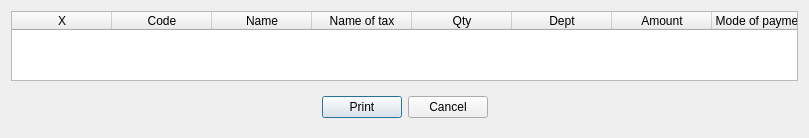
<?xml version="1.0" encoding="UTF-8"?>
<ui version="4.0">
 <class>DlgSinglePrintTax</class>
 <widget class="QDialog" name="DlgSinglePrintTax">
  <property name="geometry">
   <rect>
    <x>0</x>
    <y>0</y>
    <width>809</width>
    <height>136</height>
   </rect>
  </property>
  <property name="windowTitle">
   <string>Tax print</string>
  </property>
  <layout class="QVBoxLayout" name="verticalLayout_3">
   <item>
    <widget class="QWidget" name="widget" native="true">
     <layout class="QVBoxLayout" name="verticalLayout_2">
      <property name="leftMargin">
       <number>0</number>
      </property>
      <property name="topMargin">
       <number>0</number>
      </property>
      <property name="rightMargin">
       <number>0</number>
      </property>
      <property name="bottomMargin">
       <number>0</number>
      </property>
      <item>
       <widget class="EQTableWidget" name="tbl">
        <property name="verticalScrollBarPolicy">
         <enum>Qt::ScrollBarAlwaysOff</enum>
        </property>
        <property name="horizontalScrollBarPolicy">
         <enum>Qt::ScrollBarAlwaysOff</enum>
        </property>
        <property name="editTriggers">
         <set>QAbstractItemView::NoEditTriggers</set>
        </property>
        <property name="selectionMode">
         <enum>QAbstractItemView::NoSelection</enum>
        </property>
        <attribute name="verticalHeaderVisible">
         <bool>false</bool>
        </attribute>
        <attribute name="verticalHeaderDefaultSectionSize">
         <number>25</number>
        </attribute>
        <attribute name="verticalHeaderMinimumSectionSize">
         <number>0</number>
        </attribute>
        <column>
         <property name="text">
          <string>X</string>
         </property>
        </column>
        <column>
         <property name="text">
          <string>Code</string>
         </property>
        </column>
        <column>
         <property name="text">
          <string>Name</string>
         </property>
        </column>
        <column>
         <property name="text">
          <string>Name of tax</string>
         </property>
        </column>
        <column>
         <property name="text">
          <string>Qty</string>
         </property>
        </column>
        <column>
         <property name="text">
          <string>Dept</string>
         </property>
        </column>
        <column>
         <property name="text">
          <string>Amount</string>
         </property>
        </column>
        <column>
         <property name="text">
          <string>Mode of payment</string>
         </property>
        </column>
        <column>
         <property name="text">
          <string>Adg</string>
         </property>
        </column>
        <column>
         <property name="text">
          <string>Voucher</string>
         </property>
        </column>
       </widget>
      </item>
     </layout>
    </widget>
   </item>
   <item>
    <widget class="QWidget" name="widget_2" native="true">
     <layout class="QHBoxLayout" name="horizontalLayout">
      <item>
       <spacer name="horizontalSpacer">
        <property name="orientation">
         <enum>Qt::Horizontal</enum>
        </property>
        <property name="sizeHint" stdset="0">
         <size>
          <width>300</width>
          <height>20</height>
         </size>
        </property>
       </spacer>
      </item>
      <item>
       <widget class="QPushButton" name="btnPrint">
        <property name="text">
         <string>Print</string>
        </property>
       </widget>
      </item>
      <item>
       <widget class="QPushButton" name="btnClose">
        <property name="text">
         <string>Cancel</string>
        </property>
       </widget>
      </item>
      <item>
       <spacer name="horizontalSpacer_2">
        <property name="orientation">
         <enum>Qt::Horizontal</enum>
        </property>
        <property name="sizeHint" stdset="0">
         <size>
          <width>299</width>
          <height>20</height>
         </size>
        </property>
       </spacer>
      </item>
     </layout>
    </widget>
   </item>
  </layout>
 </widget>
 <customwidgets>
  <customwidget>
   <class>EQTableWidget</class>
   <extends>QTableWidget</extends>
   <header location="global">eqtablewidget.h</header>
  </customwidget>
 </customwidgets>
 <resources/>
 <connections/>
</ui>
